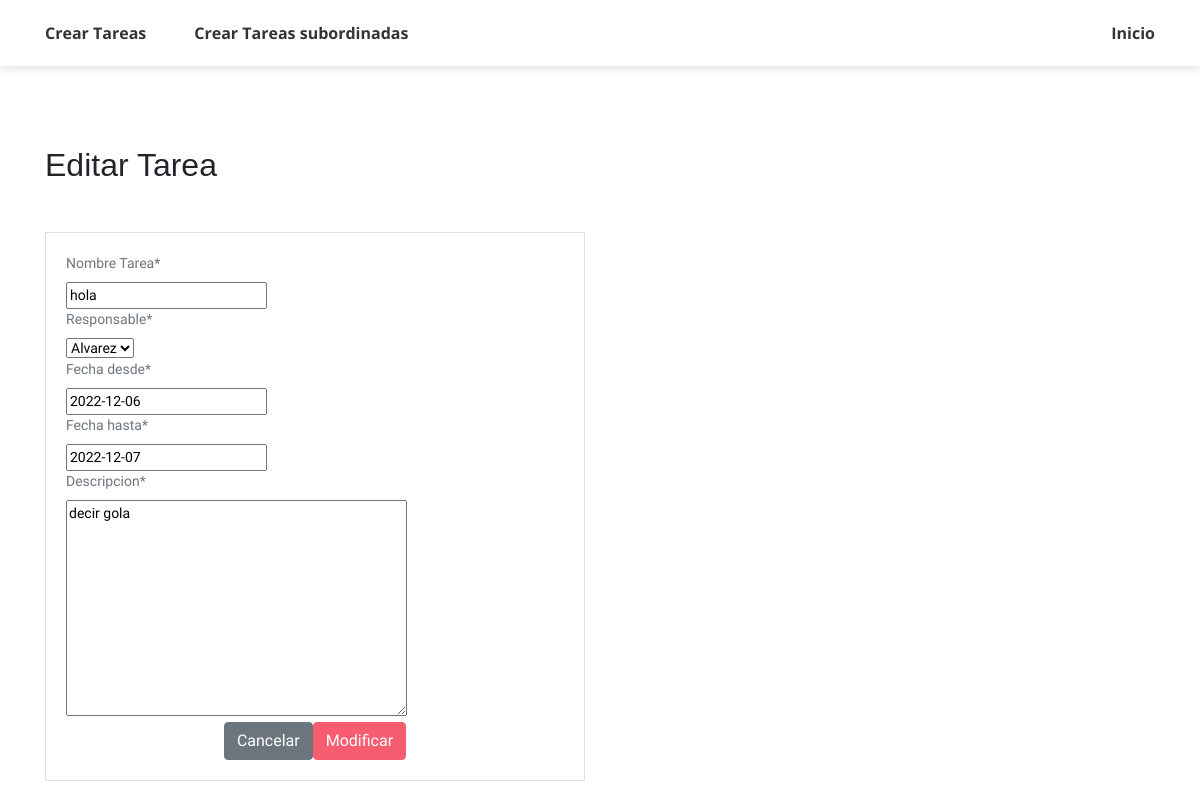
The app's page /ModificarTarea/1/ with its own data.
### account/models.py (models this page shows, shortened)
class Tarea(models.Model):
    Nombre_Tarea = models.CharField(max_length=50)
    Responsable = models.OneToOneField(User, on_delete=models.CASCADE)
    Fecha_desde = models.DateField()
    Fecha_hasta = models.DateField()
    Descripcion = models.TextField()

### account/views.py (the view)
# urls.py: path('ModificarTarea/<id>/', views.ModificarTarea, name='ModificarTarea'),
def ModificarTarea(request, id):
    tarea = get_object_or_404 (Tarea,id=id)
    data = {
        'form': TareasForm(instance=tarea)
    }
    if request.method == 'POST':
        formulario = TareasForm(data=request.POST, instance=tarea)
        if formulario.is_valid():
            formulario.save()
            return redirect(to="ListarTarea")
        data["form"] = formulario
    return render(request, 'TareasFun/Modificar.html', data)

### account/forms.py
class TareasForm(forms.ModelForm):
    class Meta:
        model = Tarea
        fields = '__all__'

### templates/TareasFun/Modificar.html (shortened to what this page needs)
<!DOCTYPE html>
{% load static %}
<html lang="en">
<head>
    <link rel="stylesheet" href="{% static 'css/themify-icons.css' %}">
	<link rel="stylesheet" href="{% static 'css/StyleWeb.css' %}">
    <link rel="stylesheet" href="https://cdn.jsdelivr.net/bxslider/4.2.12/jquery.bxslider.css">
</head>
<body data-spy="scroll" data-target=".navbar" data-offset="40" id="home">
    {% load crispy_forms_tags %}
    <nav class="navbar sticky-top navbar-expand-lg navbar-light bg-white" data-spy="affix" data-offset-top="510">
        <div class="container">
            <div class="collapse mt-sm-20 navbar-collapse" id="navbarSupportedContent">
                <ul class="navbar-nav mr-auto">
                    <li class="nav-item">
                        <a href="{% url 'AgregarTarea' %}" class="nav-link">Crear Tareas</a>
                    </li>
                    <li class="nav-item">
                        <a href="{% url 'AgregarTareaSub' %}" class="nav-link">Crear Tareas subordinadas</a>
                    </li>
                </ul>
                <ul class="navbar-nav ml-auto">
                    <li class="nav-item">
                        <a href="{% url 'employee' %}" class="nav-link">Inicio</a>
                    </li>
                </ul>
            </div>
        </div>
    </nav>
    <section class="section" id="resume">
        <div class="container">
            <h2 class="mb-5"> Editar Tarea</h2>
            <div class="row">
                <div class="col-12 col-md-6 offset-med-3">
                    <div class="card">
                        <div class="card-body">
                            <form action="" method="post">
                                {{ form | crispy}}
                                <div class="d-flex justify-content-center">
                                    <input type="reset" value="Cancelar" class="btn btn-secondary">
                                    <input type="submit" value="Modificar" class="btn btn-primary">
                                </div>
                            </form>
                        </div>
                    </div>
                </div>
            </div>
        </div>
    </section>
</body>
</html>

### records on screen
Tarea: Nombre_Tarea "hola", Responsable "Alvarez", Fecha_desde "2022-12-06", Fecha_hasta "2022-12-07", Descripcion "decir gola"
